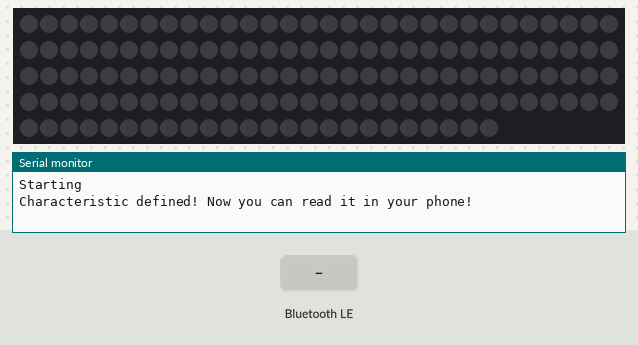
The sketch below on a simulated ESP32. Parts: 144 RGB LEDs in strip order, left to right, continuing on the next row, the last lines printed to the serial monitor. Inputs (shaded band) come from the test bench. Dim RGB values are drawn brighter than linear; random numbers use the default seed unless the sketch sets one; nothing arrives over Bluetooth unless stated; a phone connects over Bluetooth LE 3 s after start.

Above: at 1.2 s.
1.3 s: Bluetooth LE write "C" received
At 1.96 s:
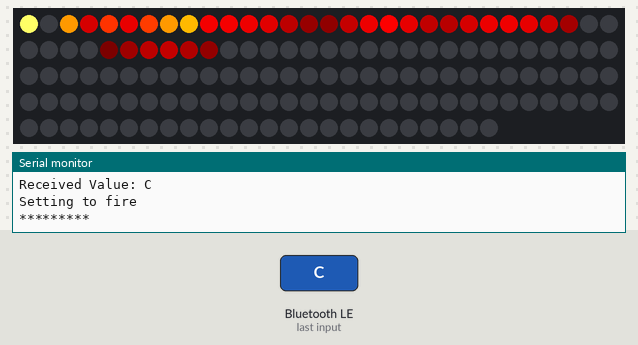
3.9 s: Bluetooth LE write "E" received
At 4.1 s:
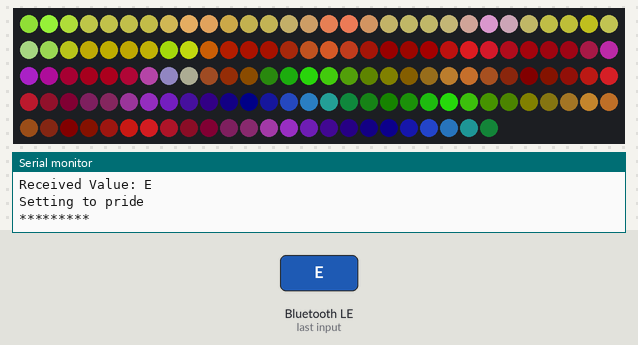
6.3 s: Bluetooth LE write "D" received
At 6.55 s:
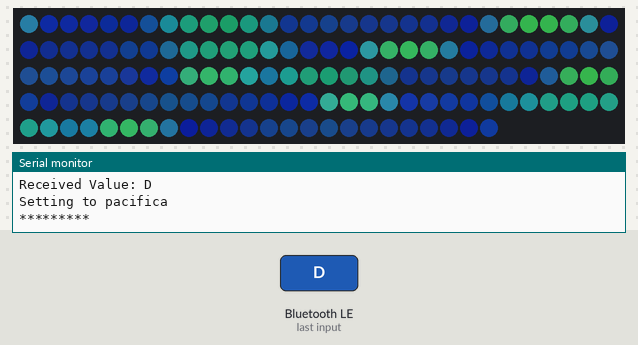
8.8 s: Bluetooth LE write "F" received
At 9.6 s:
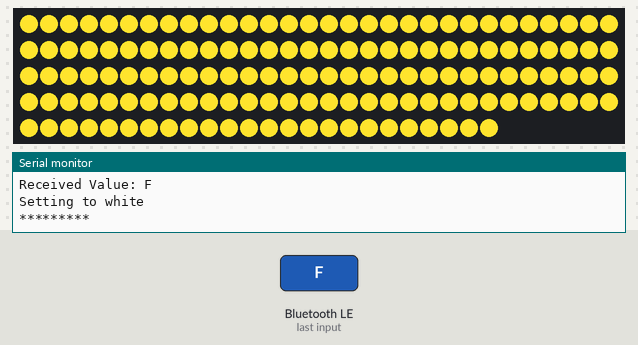
10.3 s: Bluetooth LE write "E" received
At 10.77 s:
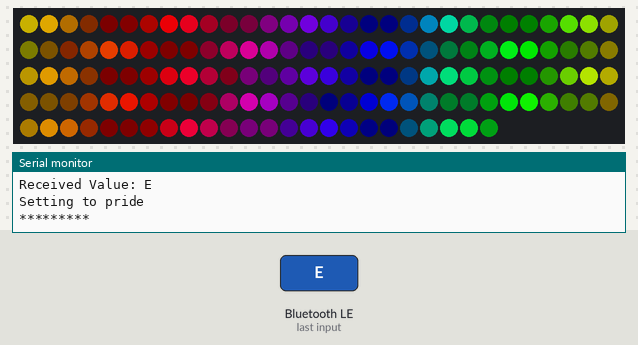
11.8 s: Bluetooth LE write "A" received
At 11.99 s:
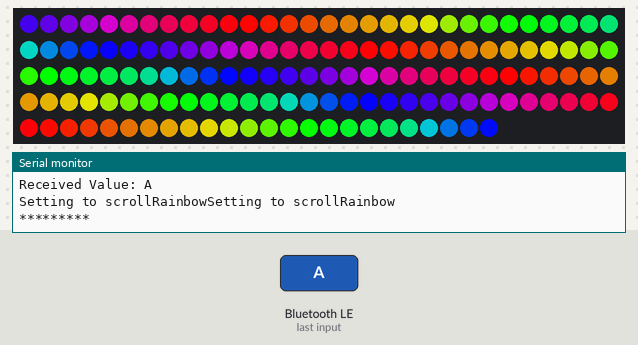
Timing chart, 0 to 14.3 s (numbered marks = the images above; inputs shaded):
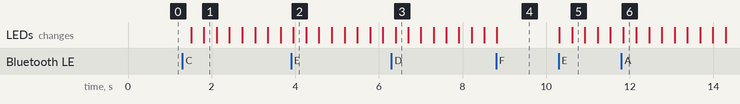

Measured:
- after the input at 1.3 s, the LEDs: first change after 0.21 s (image 1 shows a later state)
- after the input at 10.3 s, the LEDs: first change at once (image 5 shows a later state)

The sketch:

chroma-stick.ino
```cpp
#include <FastLED.h>
#include <BLEDevice.h>
#include <BLEUtils.h>
#include <BLEServer.h>

FASTLED_USING_NAMESPACE

#define NUM_LEDS     144

#define LED_PIN      23
#define LED_TYPE     WS2812B
#define COLOR_ORDER  GRB

// RANDOM UUIDs GENERATED FOR THIS SERVICE
#define SERVICE_UUID        "47ba3cc2-2279-4f84-81dd-fdfa13c80476"
#define CHARACTERISTIC_UUID "43b791ad-1d92-4e7b-b541-22eebb1f2140"

CRGB leds[NUM_LEDS];

uint8_t gHue = 0;
bool rainbowMode = false;

void cycleRainbow();
void scrollRainbow();
void fire();
void pacifica();
void pride();
void white();
void off();

typedef void (*PatternList[])();
PatternList gPatterns = { cycleRainbow, scrollRainbow, fire, pacifica, pride, white, off };

uint8_t gCurrentPatternNumber = 6;

class MyCallbacks: public BLECharacteristicCallbacks {
  void onWrite(BLECharacteristic *pCharacteristic) {
    std::string rxValue = pCharacteristic->getValue();
    if (rxValue.length() > 0) {
      Serial.println("*********");
      Serial.print("Received Value: ");
      for (int i = 0; i < rxValue.length(); i++) {
        Serial.print(rxValue[i]);
      }
      Serial.println();

      switch(rxValue[0]) {
        case 'A':
          gCurrentPatternNumber = 0;
          Serial.print("Setting to scrollRainbow");

        case 'B':
          Serial.print("Setting to scrollRainbow");
          gCurrentPatternNumber = 1;
          break;
        case 'C':
          Serial.print("Setting to fire");
          gCurrentPatternNumber = 2;
          break;

        case 'D':
          Serial.print("Setting to pacifica");
          gCurrentPatternNumber = 3;
          break;

        case 'E':
          Serial.print("Setting to pride");
          gCurrentPatternNumber = 4;
          break;

        case 'F':
          Serial.print("Setting to white");
          gCurrentPatternNumber = 5;
          break;

        default:
          Serial.print("Setting to off");
          gCurrentPatternNumber = 6;
      }

      Serial.println();
      Serial.println("*********");
    }
  }
};

void setup() {
  Serial.begin(115200);

  Serial.println("Starting");

  FastLED.setBrightness(255);
  FastLED.addLeds<LED_TYPE, LED_PIN, COLOR_ORDER>(leds, NUM_LEDS).setCorrection( TypicalLEDStrip );

  BLEDevice::init("ChromaStick");
  BLEServer *pServer = BLEDevice::createServer();
  BLEService *pService = pServer->createService(SERVICE_UUID);
  BLECharacteristic *pCharacteristic = pService->createCharacteristic(
                                         CHARACTERISTIC_UUID,
                                         BLECharacteristic::PROPERTY_READ |
                                         BLECharacteristic::PROPERTY_WRITE
                                       );
  pCharacteristic->setCallbacks(new MyCallbacks());
  pCharacteristic->setValue("Hello World says Neil");
  pService->start();

  // BLEAdvertising *pAdvertising = pServer->getAdvertising();  // this still is working for backward compatibility
  BLEAdvertising *pAdvertising = BLEDevice::getAdvertising();
  pAdvertising->addServiceUUID(SERVICE_UUID);
  pAdvertising->setScanResponse(true);
  pAdvertising->setMinPreferred(0x06);  // functions that help with iPhone connections issue
  pAdvertising->setMinPreferred(0x12);
  BLEDevice::startAdvertising();
  Serial.println("Characteristic defined! Now you can read it in your phone!");

}

void loop() {
  EVERY_N_MILLISECONDS( 20 ) { gHue++; }

  gPatterns[gCurrentPatternNumber]();

  FastLED.show();
  FastLED.delay(1000/120);
}

void cycleRainbow() {
  fill_solid(leds, NUM_LEDS, CHSV(gHue, 255, 255));
}

void scrollRainbow() {
  fill_rainbow(leds, NUM_LEDS, gHue, 7);
}

// COOLING: How much does the air cool as it rises?
// Less cooling = taller flames.  More cooling = shorter flames.
// Default 55, suggested range 20-100
#define COOLING  80

// SPARKING: What chance (out of 255) is there that a new spark will be lit?
// Higher chance = more roaring fire.  Lower chance = more flickery fire.
// Default 120, suggested range 50-200.
#define SPARKING 80

void fire()
{
// Array of temperature readings at each simulation cell
  static byte heat[NUM_LEDS];

  // Step 1.  Cool down every cell a little
    for( int i = 0; i < NUM_LEDS; i++) {
      heat[i] = qsub8( heat[i],  random8(0, ((COOLING * 10) / NUM_LEDS) + 2));
    }

    // Step 2.  Heat from each cell drifts 'up' and diffuses a little
    for( int k= NUM_LEDS - 1; k >= 2; k--) {
      heat[k] = (heat[k - 1] + heat[k - 2] + heat[k - 2] ) / 3;
    }

    // Step 3.  Randomly ignite new 'sparks' of heat near the bottom
    if( random8() < SPARKING ) {
      int y = random8(7);
      heat[y] = qadd8( heat[y], random8(160,255) );
    }

    // Step 4.  Map from heat cells to LED colors
    for( int j = 0; j < NUM_LEDS; j++) {
      // Scale the heat value from 0-255 down to 0-240
      // for best results with color palettes.
      byte colorindex = scale8( heat[j], 240);
      CRGB color = ColorFromPalette(HeatColors_p, colorindex);
      leds[j] = color;
    }
}

CRGBPalette16 pacifica_palette_1 =
    { 0x000507, 0x000409, 0x00030B, 0x00030D, 0x000210, 0x000212, 0x000114, 0x000117,
      0x000019, 0x00001C, 0x000026, 0x000031, 0x00003B, 0x000046, 0x14554B, 0x28AA50 };
CRGBPalette16 pacifica_palette_2 =
    { 0x000507, 0x000409, 0x00030B, 0x00030D, 0x000210, 0x000212, 0x000114, 0x000117,
      0x000019, 0x00001C, 0x000026, 0x000031, 0x00003B, 0x000046, 0x0C5F52, 0x19BE5F };
CRGBPalette16 pacifica_palette_3 =
    { 0x000208, 0x00030E, 0x000514, 0x00061A, 0x000820, 0x000927, 0x000B2D, 0x000C33,
      0x000E39, 0x001040, 0x001450, 0x001860, 0x001C70, 0x002080, 0x1040BF, 0x2060FF };

void pacifica() {
  // Increment the four "color index start" counters, one for each wave layer.
  // Each is incremented at a different speed, and the speeds vary over time.
  static uint16_t sCIStart1, sCIStart2, sCIStart3, sCIStart4;
  static uint32_t sLastms = 0;
  uint32_t ms = GET_MILLIS();
  uint32_t deltams = ms - sLastms;
  sLastms = ms;
  uint16_t speedfactor1 = beatsin16(3, 179, 269);
  uint16_t speedfactor2 = beatsin16(4, 179, 269);
  uint32_t deltams1 = (deltams * speedfactor1) / 256;
  uint32_t deltams2 = (deltams * speedfactor2) / 256;
  uint32_t deltams21 = (deltams1 + deltams2) / 2;
  sCIStart1 += (deltams1 * beatsin88(1011,10,13));
  sCIStart2 -= (deltams21 * beatsin88(777,8,11));
  sCIStart3 -= (deltams1 * beatsin88(501,5,7));
  sCIStart4 -= (deltams2 * beatsin88(257,4,6));

  // Clear out the LED array to a dim background blue-green
  fill_solid( leds, NUM_LEDS, CRGB( 2, 6, 10));

  // Render each of four layers, with different scales and speeds, that vary over time
  pacifica_one_layer( pacifica_palette_1, sCIStart1, beatsin16( 3, 11 * 256, 14 * 256), beatsin8( 10, 70, 130), 0-beat16( 301) );
  pacifica_one_layer( pacifica_palette_2, sCIStart2, beatsin16( 4,  6 * 256,  9 * 256), beatsin8( 17, 40,  80), beat16( 401) );
  pacifica_one_layer( pacifica_palette_3, sCIStart3, 6 * 256, beatsin8( 9, 10,38), 0-beat16(503));
  pacifica_one_layer( pacifica_palette_3, sCIStart4, 5 * 256, beatsin8( 8, 10,28), beat16(601));

  // Add brighter 'whitecaps' where the waves lines up more
  pacifica_add_whitecaps();

  // Deepen the blues and greens a bit
  pacifica_deepen_colors();
}

// Add one layer of waves into the led array
void pacifica_one_layer( CRGBPalette16& p, uint16_t cistart, uint16_t wavescale, uint8_t bri, uint16_t ioff) {
  uint16_t ci = cistart;
  uint16_t waveangle = ioff;
  uint16_t wavescale_half = (wavescale / 2) + 20;
  for( uint16_t i = 0; i < NUM_LEDS; i++) {
    waveangle += 250;
    uint16_t s16 = sin16( waveangle ) + 32768;
    uint16_t cs = scale16( s16 , wavescale_half ) + wavescale_half;
    ci += cs;
    uint16_t sindex16 = sin16( ci) + 32768;
    uint8_t sindex8 = scale16( sindex16, 240);
    CRGB c = ColorFromPalette( p, sindex8, bri, LINEARBLEND);
    leds[i] += c;
  }
}

// Add extra 'white' to areas where the four layers of light have lined up brightly
void pacifica_add_whitecaps() {
  uint8_t basethreshold = beatsin8( 9, 55, 65);
  uint8_t wave = beat8( 7 );

  for( uint16_t i = 0; i < NUM_LEDS; i++) {
    uint8_t threshold = scale8( sin8( wave), 20) + basethreshold;
    wave += 7;
    uint8_t l = leds[i].getAverageLight();
    if( l > threshold) {
      uint8_t overage = l - threshold;
      uint8_t overage2 = qadd8( overage, overage);
      leds[i] += CRGB( overage, overage2, qadd8( overage2, overage2));
    }
  }
}

// Deepen the blues and greens
void pacifica_deepen_colors() {
  for( uint16_t i = 0; i < NUM_LEDS; i++) {
    leds[i].blue = scale8( leds[i].blue,  145);
    leds[i].green= scale8( leds[i].green, 200);
    leds[i] |= CRGB( 2, 5, 7);
  }
}

void pride() {
  static uint16_t sPseudotime = 0;
  static uint16_t sLastMillis = 0;
  static uint16_t sHue16 = 0;

  uint8_t sat8 = beatsin88( 87, 220, 250);
  uint8_t brightdepth = beatsin88( 341, 96, 224);
  uint16_t brightnessthetainc16 = beatsin88( 203, (25 * 256), (40 * 256));
  uint8_t msmultiplier = beatsin88(147, 23, 60);

  uint16_t hue16 = sHue16;//gHue * 256;
  uint16_t hueinc16 = beatsin88(113, 1, 3000);

  uint16_t ms = millis();
  uint16_t deltams = ms - sLastMillis ;
  sLastMillis  = ms;
  sPseudotime += deltams * msmultiplier;
  sHue16 += deltams * beatsin88( 400, 5,9);
  uint16_t brightnesstheta16 = sPseudotime;

  for( uint16_t i = 0 ; i < NUM_LEDS; i++) {
    hue16 += hueinc16;
    uint8_t hue8 = hue16 / 256;

    brightnesstheta16  += brightnessthetainc16;
    uint16_t b16 = sin16( brightnesstheta16  ) + 32768;

    uint16_t bri16 = (uint32_t)((uint32_t)b16 * (uint32_t)b16) / 65536;
    uint8_t bri8 = (uint32_t)(((uint32_t)bri16) * brightdepth) / 65536;
    bri8 += (255 - brightdepth);

    CRGB newcolor = CHSV( hue8, sat8, bri8);

    uint16_t pixelnumber = i;
    pixelnumber = (NUM_LEDS-1) - pixelnumber;

    nblend( leds[pixelnumber], newcolor, 64);
  }
}

void white() {
  fill_solid(leds, NUM_LEDS, CRGB::FairyLight);
}

void off() {
  fill_solid(leds, NUM_LEDS, CRGB::Black);
}
```
